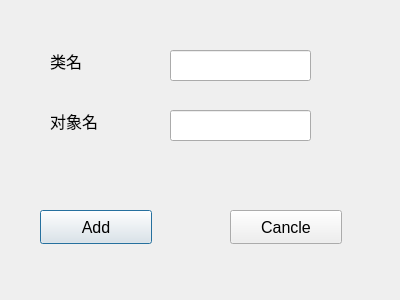
<?xml version="1.0" encoding="UTF-8"?>
<ui version="4.0">
 <class>CreateInstanceDialog</class>
 <widget class="QDialog" name="CreateInstanceDialog">
  <property name="geometry">
   <rect>
    <x>0</x>
    <y>0</y>
    <width>400</width>
    <height>300</height>
   </rect>
  </property>
  <property name="windowTitle">
   <string>Dialog</string>
  </property>
  <widget class="QLabel" name="label">
   <property name="geometry">
    <rect>
     <x>50</x>
     <y>40</y>
     <width>101</width>
     <height>41</height>
    </rect>
   </property>
   <property name="font">
    <font>
     <pointsize>12</pointsize>
    </font>
   </property>
   <property name="text">
    <string>类名</string>
   </property>
  </widget>
  <widget class="QLabel" name="label_2">
   <property name="geometry">
    <rect>
     <x>50</x>
     <y>100</y>
     <width>101</width>
     <height>41</height>
    </rect>
   </property>
   <property name="font">
    <font>
     <pointsize>12</pointsize>
    </font>
   </property>
   <property name="text">
    <string>对象名</string>
   </property>
  </widget>
  <widget class="QLineEdit" name="lineEditCname">
   <property name="geometry">
    <rect>
     <x>170</x>
     <y>50</y>
     <width>141</width>
     <height>31</height>
    </rect>
   </property>
  </widget>
  <widget class="QLineEdit" name="lineEditOb_name">
   <property name="geometry">
    <rect>
     <x>170</x>
     <y>110</y>
     <width>141</width>
     <height>31</height>
    </rect>
   </property>
  </widget>
  <widget class="QPushButton" name="AddBtn">
   <property name="geometry">
    <rect>
     <x>40</x>
     <y>210</y>
     <width>112</width>
     <height>34</height>
    </rect>
   </property>
   <property name="font">
    <font>
     <pointsize>12</pointsize>
    </font>
   </property>
   <property name="text">
    <string>Add</string>
   </property>
  </widget>
  <widget class="QPushButton" name="CancleBtn">
   <property name="geometry">
    <rect>
     <x>230</x>
     <y>210</y>
     <width>112</width>
     <height>34</height>
    </rect>
   </property>
   <property name="font">
    <font>
     <pointsize>12</pointsize>
    </font>
   </property>
   <property name="text">
    <string>Cancle</string>
   </property>
  </widget>
 </widget>
 <resources/>
 <connections/>
</ui>
